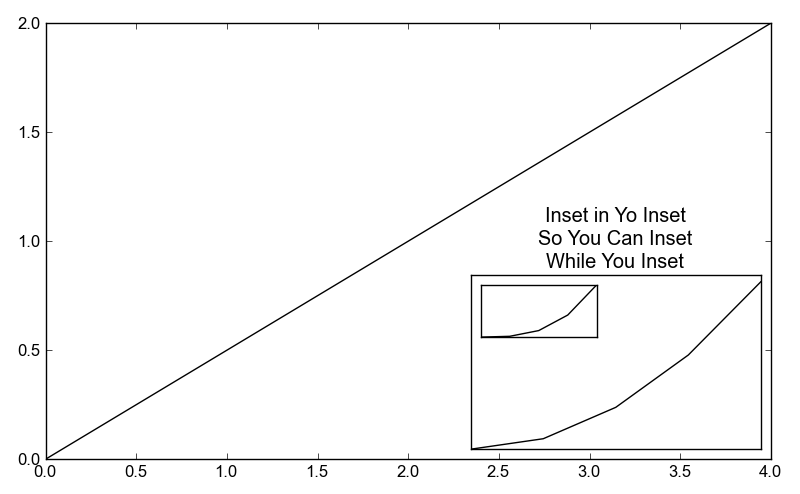

Generate this figure with Python:
lines = []

for i in xrange(3):
    line = Line()
    line.xValues = xrange(5)
    line.yValues = [(i+1 / 2.0) *  pow(x, i+1)
                    for x in line.xValues]
    line.label = "Line %d" % (i + 1)
    lines.append(line)

plot = Plot()
plot.add(lines[0])

inset = Plot()
inset.add(lines[1])
inset.hideTickLabels()
inset.setTitle("Inset in Yo Inset\n"
               "So You Can Inset\n"
               "While You Inset")

insideInset = Plot()
insideInset.hideTickLabels()
insideInset.add(lines[2])

inset.addInset(insideInset, width=0.4,
               height=0.3, location="upper left")

plot.addInset(inset, width=0.4, height=0.4,
              location="lower right")

plot.save("inset.png")
